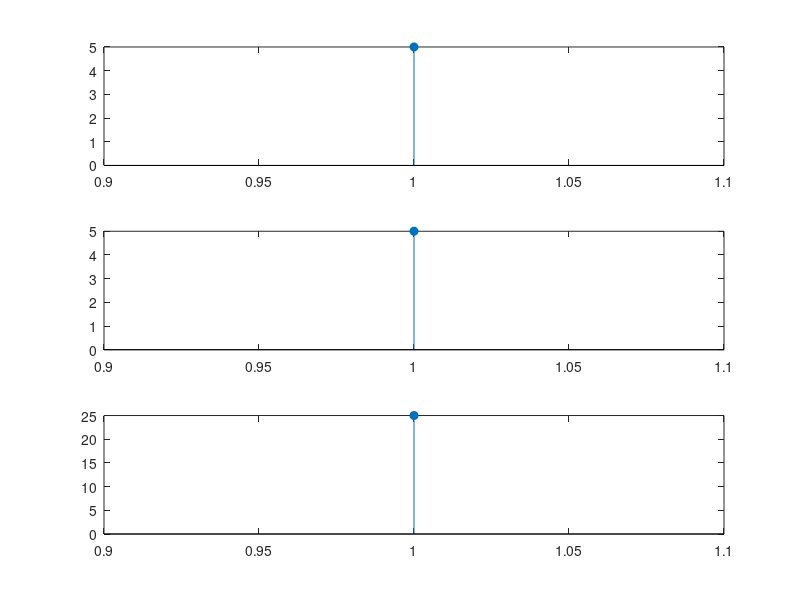

Write MATLAB code to recreate this figure.
clc; close all; clear all;
x=input('enter the first sequence=');
h=input('enter the second sequence=');
 l=length(x)+length(h)-1;
 xk=fft(x,l);
 hk=fft(h,l);
 y=ifft(xk.*hk);
 disp(y);
subplot(3,1,1); stem(x,'filled');
subplot(3,1,2); stem(h,'filled');
subplot(3,1,3); stem(y,'filled'); 